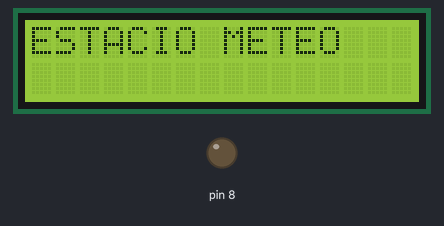
This sketch was run on a simulated Arduino Uno, built with avr-gcc and run on an emulated ATmega328P. Shown: 16×2 character LCD, output pins drawn as LEDs (lit = HIGH).

Above: at 0.1 s.
At 0.7 s:
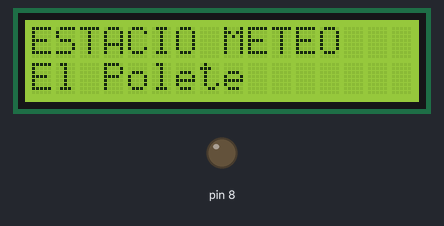
At 18.6 s:
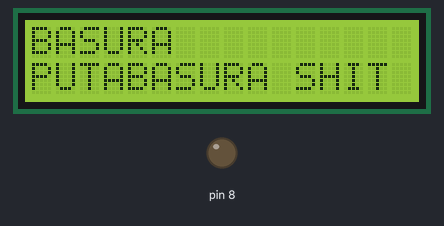
At 38.7 s:
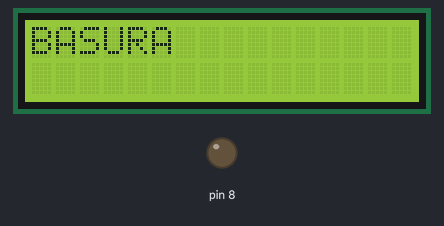

The sketch:

Humidity.ino
```cpp
#include <LiquidCrystal_I2C.h>

//KY015 DHT11 Temperature and humidity sensor
LiquidCrystal_I2C screen(0x27,16,2);
byte dat [5];


void setup () {
  Serial.begin (9600);
  pinMode (8, OUTPUT);
  screen.begin();
  screen.print("ESTACIO METEO");
  delay(600);
  screen.setCursor(0,1);
  screen.print("El Polete");
  delay(700);
  screen.clear();
  int i = 0;
  while (i!=1) {
    delay(1000);
    screen.print("BASURA");
    delay(1000);
    screen.setCursor(0,1);
    screen.print("PUTABASURA SHIT");
    delay(1000);
    screen.clear();
  }
}

void loop () {
  while(!digitalRead(8)) {

  }
  screen.print ("Current humdity =");
  screen.print (dat [1]); // display the humidity decimal places;
  screen.println ('%');
  delay(1000);
  screen.clear();
  screen.print ("Current temperature =");
  screen.print (dat [3]); // display the temperature of decimal places;
  screen.println ('C');
  delay (1000);
}
```

Measured:
- what the display in image 1 shows lasts 0.7 s, from 0.7 s to 1.4 s
- what the display in image 2 shows lasts 1.0 s, from 18.5 s to 19.5 s
